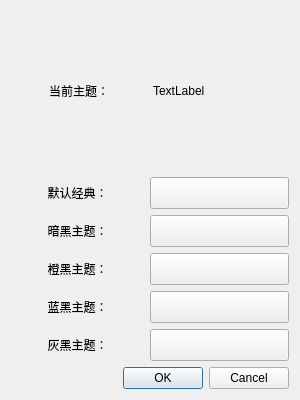
<?xml version="1.0" encoding="UTF-8"?>
<ui version="4.0">
 <class>Dialog</class>
 <widget class="QDialog" name="Dialog">
  <property name="geometry">
   <rect>
    <x>0</x>
    <y>0</y>
    <width>300</width>
    <height>400</height>
   </rect>
  </property>
  <property name="minimumSize">
   <size>
    <width>300</width>
    <height>400</height>
   </size>
  </property>
  <property name="maximumSize">
   <size>
    <width>300</width>
    <height>400</height>
   </size>
  </property>
  <property name="windowTitle">
   <string>设置主题</string>
  </property>
  <layout class="QVBoxLayout" name="verticalLayout">
   <item>
    <layout class="QHBoxLayout" name="horizontalLayout">
     <item>
      <widget class="QLabel" name="label">
       <property name="text">
        <string>当前主题：</string>
       </property>
       <property name="alignment">
        <set>Qt::AlignCenter</set>
       </property>
      </widget>
     </item>
     <item>
      <widget class="QLabel" name="label_2">
       <property name="text">
        <string>TextLabel</string>
       </property>
      </widget>
     </item>
    </layout>
   </item>
   <item>
    <layout class="QVBoxLayout" name="verticalLayout_3"/>
   </item>
   <item>
    <layout class="QHBoxLayout" name="horizontalLayout_2">
     <item>
      <widget class="QLabel" name="label_3">
       <property name="text">
        <string>默认经典：</string>
       </property>
       <property name="alignment">
        <set>Qt::AlignCenter</set>
       </property>
      </widget>
     </item>
     <item>
      <widget class="QPushButton" name="pushButton">
       <property name="minimumSize">
        <size>
         <width>139</width>
         <height>32</height>
        </size>
       </property>
       <property name="maximumSize">
        <size>
         <width>139</width>
         <height>32</height>
        </size>
       </property>
       <property name="text">
        <string/>
       </property>
       <property name="icon">
        <iconset>
         <normaloff>../images/Icon_Classic.png</normaloff>../images/Icon_Classic.png</iconset>
       </property>
       <property name="iconSize">
        <size>
         <width>180</width>
         <height>16</height>
        </size>
       </property>
      </widget>
     </item>
    </layout>
   </item>
   <item>
    <layout class="QHBoxLayout" name="horizontalLayout_3">
     <item>
      <widget class="QLabel" name="label_4">
       <property name="text">
        <string>暗黑主题：</string>
       </property>
       <property name="alignment">
        <set>Qt::AlignCenter</set>
       </property>
      </widget>
     </item>
     <item>
      <widget class="QPushButton" name="pushButton_2">
       <property name="minimumSize">
        <size>
         <width>139</width>
         <height>32</height>
        </size>
       </property>
       <property name="maximumSize">
        <size>
         <width>139</width>
         <height>32</height>
        </size>
       </property>
       <property name="text">
        <string/>
       </property>
       <property name="icon">
        <iconset>
         <normaloff>../images/Icon_Qdark.png</normaloff>../images/Icon_Qdark.png</iconset>
       </property>
       <property name="iconSize">
        <size>
         <width>180</width>
         <height>16</height>
        </size>
       </property>
      </widget>
     </item>
    </layout>
   </item>
   <item>
    <layout class="QHBoxLayout" name="horizontalLayout_4">
     <item>
      <widget class="QLabel" name="label_5">
       <property name="text">
        <string>橙黑主题：</string>
       </property>
       <property name="alignment">
        <set>Qt::AlignCenter</set>
       </property>
      </widget>
     </item>
     <item>
      <widget class="QPushButton" name="pushButton_6">
       <property name="minimumSize">
        <size>
         <width>139</width>
         <height>32</height>
        </size>
       </property>
       <property name="maximumSize">
        <size>
         <width>139</width>
         <height>32</height>
        </size>
       </property>
       <property name="text">
        <string/>
       </property>
       <property name="icon">
        <iconset>
         <normaloff>../images/Icon_DarkOrange.png</normaloff>../images/Icon_DarkOrange.png</iconset>
       </property>
       <property name="iconSize">
        <size>
         <width>180</width>
         <height>16</height>
        </size>
       </property>
      </widget>
     </item>
    </layout>
   </item>
   <item>
    <layout class="QHBoxLayout" name="horizontalLayout_5">
     <item>
      <widget class="QLabel" name="label_6">
       <property name="text">
        <string>蓝黑主题：</string>
       </property>
       <property name="alignment">
        <set>Qt::AlignCenter</set>
       </property>
      </widget>
     </item>
     <item>
      <widget class="QPushButton" name="pushButton_3">
       <property name="minimumSize">
        <size>
         <width>139</width>
         <height>32</height>
        </size>
       </property>
       <property name="maximumSize">
        <size>
         <width>139</width>
         <height>32</height>
        </size>
       </property>
       <property name="text">
        <string/>
       </property>
       <property name="icon">
        <iconset>
         <normaloff>../images/Icon_DarkBlue.png</normaloff>../images/Icon_DarkBlue.png</iconset>
       </property>
       <property name="iconSize">
        <size>
         <width>180</width>
         <height>16</height>
        </size>
       </property>
      </widget>
     </item>
    </layout>
   </item>
   <item>
    <layout class="QHBoxLayout" name="horizontalLayout_6">
     <item>
      <widget class="QLabel" name="label_7">
       <property name="text">
        <string>灰黑主题：</string>
       </property>
       <property name="alignment">
        <set>Qt::AlignCenter</set>
       </property>
      </widget>
     </item>
     <item>
      <widget class="QPushButton" name="pushButton_4">
       <property name="minimumSize">
        <size>
         <width>139</width>
         <height>32</height>
        </size>
       </property>
       <property name="maximumSize">
        <size>
         <width>139</width>
         <height>32</height>
        </size>
       </property>
       <property name="text">
        <string/>
       </property>
       <property name="icon">
        <iconset>
         <normaloff>../images/Icon_DarkGray.png</normaloff>../images/Icon_DarkGray.png</iconset>
       </property>
       <property name="iconSize">
        <size>
         <width>180</width>
         <height>16</height>
        </size>
       </property>
      </widget>
     </item>
    </layout>
   </item>
   <item>
    <layout class="QVBoxLayout" name="verticalLayout_4"/>
   </item>
   <item>
    <widget class="QDialogButtonBox" name="buttonBox">
     <property name="standardButtons">
      <set>QDialogButtonBox::Cancel|QDialogButtonBox::Ok</set>
     </property>
    </widget>
   </item>
  </layout>
 </widget>
 <resources/>
 <connections/>
</ui>
